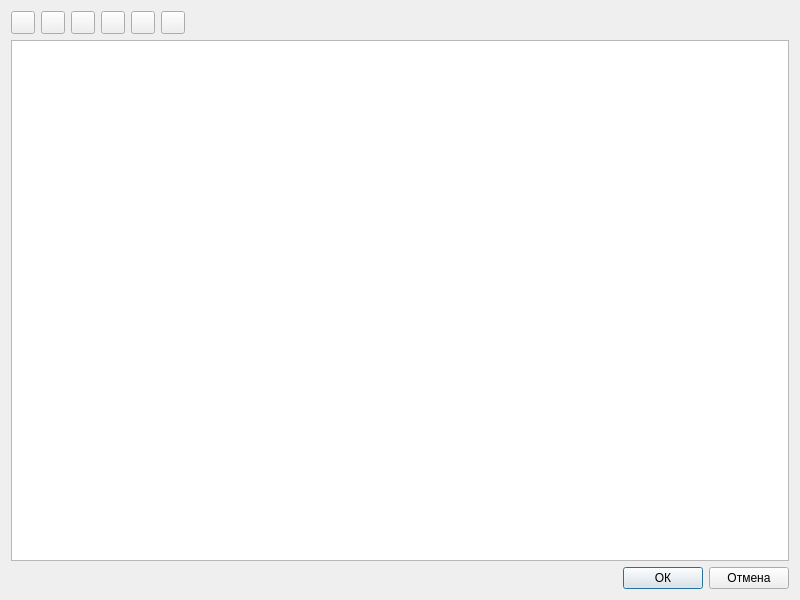
<?xml version="1.0" encoding="UTF-8"?>
<ui version="4.0">
 <class>AbstractTableForm</class>
 <widget class="QDialog" name="AbstractTableForm">
  <property name="geometry">
   <rect>
    <x>120</x>
    <y>80</y>
    <width>800</width>
    <height>600</height>
   </rect>
  </property>
  <property name="windowTitle">
   <string>Форма</string>
  </property>
  <layout class="QVBoxLayout" name="verticalLayout">
   <item>
    <layout class="QHBoxLayout" name="toolbarLayout">
     <item>
      <widget class="QToolButton" name="tbtn_add">
       <property name="text">
        <string/>
       </property>
      </widget>
     </item>
     <item>
      <widget class="QToolButton" name="tbtn_edit">
       <property name="text">
        <string/>
       </property>
      </widget>
     </item>
     <item>
      <widget class="QToolButton" name="tbtn_delete">
       <property name="text">
        <string/>
       </property>
      </widget>
     </item>
     <item>
      <widget class="QToolButton" name="tbtn_refresh">
       <property name="text">
        <string/>
       </property>
      </widget>
     </item>
     <item>
      <widget class="QToolButton" name="tbtn_view">
       <property name="text">
        <string/>
       </property>
      </widget>
     </item>
     <item>
      <widget class="QToolButton" name="tbtn_macro">
       <property name="text">
        <string/>
       </property>
      </widget>
     </item>
     <item>
      <spacer name="toolbarSpacer">
       <property name="orientation">
        <enum>Qt::Horizontal</enum>
       </property>
       <property name="sizeHint" stdset="0">
        <size>
         <width>40</width>
         <height>20</height>
        </size>
       </property>
      </spacer>
     </item>
    </layout>
   </item>
   <item>
    <widget class="QTableWidget" name="tbl">
     <property name="rowCount">
      <number>0</number>
     </property>
     <property name="columnCount">
      <number>0</number>
     </property>
    </widget>
   </item>
   <item>
    <layout class="QHBoxLayout" name="buttonsLayout">
     <item>
      <spacer name="buttonsSpacer">
       <property name="orientation">
        <enum>Qt::Horizontal</enum>
       </property>
       <property name="sizeHint" stdset="0">
        <size>
         <width>40</width>
         <height>20</height>
        </size>
       </property>
      </spacer>
     </item>
     <item>
      <widget class="QPushButton" name="btn_ok">
       <property name="text">
        <string>ОК</string>
       </property>
      </widget>
     </item>
     <item>
      <widget class="QPushButton" name="btn_cancel">
       <property name="text">
        <string>Отмена</string>
       </property>
      </widget>
     </item>
    </layout>
   </item>
  </layout>
 </widget>
</ui>
